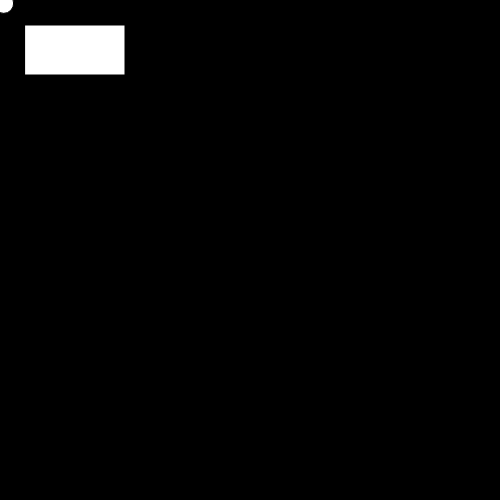
Frame 1 (no input)
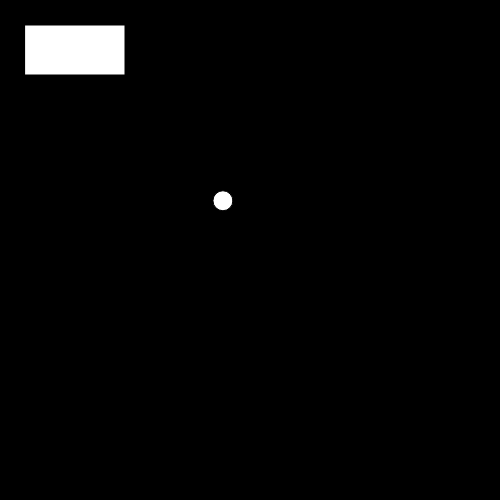
Frame 60 (no input)
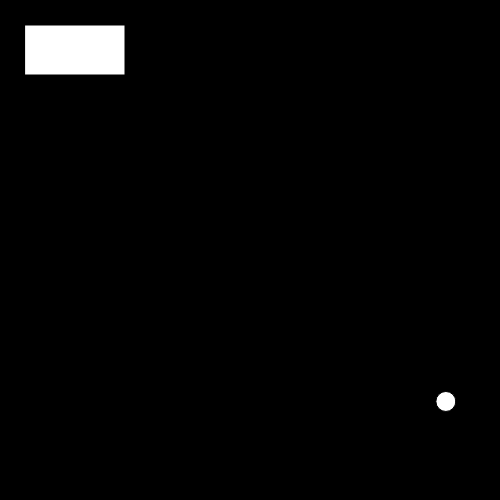
Frame 120 (the mouse pressed at the canvas centre since frame 60)

The p5.js sketch that drew these frames (run headless with seeded random() and noise() and a simulated clock; from frame 60 on, the mouse is pressed at the canvas centre):

// p5.js sketch
// ── sketch.js
let SPEED = 5;
let Tanks = [];
let Shooter = [];

function setup() {
  createCanvas(500, 500);
 angleMode(DEGREES);
  rectMode(CENTER);
  for(i=0;i<1;i++){
    Tanks[i]= new Rectangle(75+(100*i),50,0)
  }
  for(i=0;i<1;i++){
      Shooter[i]= new Bullet(0,0,42)
}
}



 function draw() {
  background(0); 
   for (i=0;i<Tanks.length;i++){
    Tanks[i].update();
    Tanks[i].draw();
   }
  

   Shooter[0].update();
   Shooter[0].draw();
   if (keyCode === 74) {
     Shooter[0].createBullet(Tanks[0].check()[0],Tanks[0].check()[1],Tanks[0].check()[2]);
    }
   else {
   return false;
   }
 }
// ── bullet.js
class Bullet {
  constructor(x,y,angle){
   this.x=x
   this.y=y 
   this.angle=angle
  }
  update(){
      this.x += SPEED*cos(this.angle)
      this.y += SPEED*sin(this.angle)
    
  }
  
  createBullet(x,y,angle){
    this.x=x  
    this.y=y
    this.angle=angle
  }

  draw(){
    push()
    translate(this.x,this.y)
    rectMode(CENTER)
    circle(0,0,20)
    pop()
  }
}
// ── predator.js
class Predator{
 constructor(x,y,speed, color=0){
   this.w=20
   this.h=20
   this.health=50
   this.x=x
   this.y=y
   this.color=color
   this.killcount=0
   this.speed=speed
   this.alive=true
   this.angle=0
 }
  update(){
    this.mindis=10000000000
    if(this.health<=0){
      this.alive=false
    }
    this.x+=this.speed*Math.cos(this.angle)
    this.y+=this.speed*Math.sin(this.angle)
  }
  draw(){
    push()
    if(this.health<10){
      fill([255,0,0])
    }else if(this.color==0){
      fill([random(0,255),random(0,255),random(0,255)])
    }else{
      fill(this.color)
    }
    
    rect(this.x,this.y,this.w*(this.killcount/TIMBREED+1),this.h*(this.killcount/TIMBREED+1))
    pop()
  }
}
// ── prey.js
class Prey{
 constructor(x,y,speed,spike=0){
   this.w=20
   this.h=20
   this.breedcount=0
   this.breedwait=random(800,2400)
   this.alive=true
   this.angle=0
   this.speed=speed
   if(spike==0){
     if(random(0,100)>95){
       this.spike=true
     }else{
       this.spike=false
     }
   }else{
     this.spike=spike
   }
   this.x=x
   this.y=y
   this.coords=[]
  }
  
  update(){
    this.angle=Math.random()*2*PI;
    this.breedcount++
    this.x += this.speed*Math.cos(this.angle)
    this.y += this.speed*Math.sin(this.angle)
    if(this.x<0){
      this.x=0;
    }else if(this.x>400-this.w){
      this.x=400-this.w
    }
    if(this.y<0){
      this.y=0;
    }else if(this.y>400-this.h){
      this.y=400-this.h
    }
  }
  
  draw(){
    if(this.spike){
      fill([255,165,0])
    }else{
      fill([255,255,255])
    }
    rect (this.x, this.y, this.w, this.h);
  }
}
// ── rectangle.js
class Rectangle{
 constructor(x,y,angle){
   this.x=x
   this.y=y
   this.angle=angle
 }
  update(){
    if(keyIsDown(DOWN_ARROW)){
      this.x -= SPEED*cos(this.angle)
      this.y -= SPEED*sin(this.angle)
     }
    if(keyIsDown(UP_ARROW)){
      this.x += SPEED*cos(this.angle)
      this.y += SPEED*sin(this.angle)
    }
    if(keyIsDown(RIGHT_ARROW)){
      this.angle += 1
    }
    if(keyIsDown(LEFT_ARROW)){
      this.angle -= 1
    }
  }
  
  check(){
   return [this.x,this.y,this.angle]
  }
  
  
  draw(){
    push()
    translate(this.x,this.y)
    rotate(this.angle)
    rectMode(CENTER)
    rect(0,0,100,50)
    pop()
  }
}
// ── tank.js
class Tank {
  constructor(x, y, angle) {
    this.x = x
    this.y = y
    this.angle = angle;
    this.health=100;
    this.bulletTimer = 0;
    this.bullets = []
    //Instantiates Bullets
    for (i = 0; i < BULLETCOUNT; i++) {
      this.bullets[i] = [false, 0, 0, 0];
    }
  }


  update() {

    //Backward Movement
    if (keyIsDown(DOWN_ARROW)) {
      this.x -= TANKSPEED * cos(this.angle)
      this.y -= TANKSPEED * sin(this.angle)
    }

    //Forward Movement
    if (keyIsDown(UP_ARROW)) {
      this.x += TANKSPEED * cos(this.angle)
      this.y += TANKSPEED * sin(this.angle)
    }

    //Turn Right
    if (keyIsDown(RIGHT_ARROW)) {
      this.angle += 2
    }

    //Turn Left
    if (keyIsDown(LEFT_ARROW)) {
      this.angle -= 2
    }

    //Changes Timer
    this.bulletTimer -= 1

    //Shoot Bullets
    if (keyIsDown(74)) {
      let checker = true
      for (let i in this.bullets) {
        if (!this.bullets[i][0] && checker && this.bulletTimer <= 0) {
          this.createBullet(i)
          this.bulletTimer = COOLDOWN
          checker = false
        }
      }
    }

    //Updates Active Bullets
    for (let i in this.bullets) {
      if (this.bullets[i][0]) {
        this.bullets[i][1] += BULLETSPEED * cos(this.bullets[i][3])
        this.bullets[i][2] += BULLETSPEED * sin(this.bullets[i][3])
      }
    }

  }

  createBullet(id) {
    this.bullets[id] = [true, this.x, this.y, this.angle]
  }

  killBullet(id) {
    this.bullets[id] = [false, 0, 0, 0]
  }


  draw() {
    push()
    translate(this.x, this.y)
    rotate(this.angle)
    rect(0, 0, TANKWIDTH, TANKLENGTH)
    pop()

    for (let i in this.bullets) {
      if (this.bullets[i][1]<(-BULLETSIZE/2) || this.bullets[i][1]>(CANVASWIDTH+(BULLETSIZE/2)) || this.bullets[i][2]<(-BULLETSIZE/2) || this.bullets[i][2]>(CANVASHEIGHT+(BULLETSIZE/2))){
       this.killBullet(i); 
      }
      if (this.bullets[i][0]) {
        push()
        translate(this.bullets[i][1], this.bullets[i][2])
        circle(0, 0, BULLETSIZE)
        pop()
      }
    }
  }
}

// ── wall.js

function checkTankCollision() {
  if (this.x > 500) {
  BACKGROUND = 255;
  }
  else if (this.y > 500){
     BACKGROUND = 255;
  }
  else {
   BACKGROUND = 0; 
  }
}
